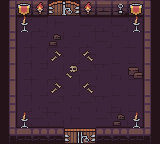

Tiled map render using the project's own tile images. Description and the whole map definition, tile-layer contents included, below:
An orthogonal 10x9 tile map with 16x16 px tiles, 2 tile layers (Tile Layer 1, Tile Layer 2) and 9 objects.

<map version="1.10" tiledversion="1.11.0" orientation="orthogonal" renderorder="right-down" width="10" height="9" tilewidth="16" tileheight="16" infinite="0" nextlayerid="4" nextobjectid="10">
 <tileset firstgid="1" source="Dungeon_Tileset.tsx" />
 <layer id="1" name="Tile Layer 1" width="10" height="9">
  <data encoding="csv">
1,2,3,12,15,2,3,4,5,6,
11,12,13,18,19,14,13,14,15,16,
21,22,7,8,7,8,9,10,25,26,
31,22,17,18,17,18,19,20,25,36,
11,22,7,8,27,28,29,30,25,16,
11,22,17,18,17,18,19,20,25,16,
21,22,27,28,27,28,29,30,25,26,
31,32,33,34,18,19,33,34,35,36,
41,42,43,44,32,35,43,44,45,46
</data>
 </layer>
 <layer id="2" name="Tile Layer 2" width="10" height="9">
  <data encoding="csv">
0,75,91,67,68,91,0,77,75,0,
0,94,0,0,0,0,0,0,94,0,
0,0,0,60,0,0,0,0,0,0,
0,0,0,2147483717,0,69,0,0,0,0,
0,0,0,0,78,0,0,0,50,0,
0,0,0,2147483717,0,69,0,0,0,0,
0,0,0,0,0,0,0,0,0,0,
0,94,0,0,0,0,0,60,94,0,
0,0,0,0,37,38,0,0,0,0
</data>
 </layer>
 <objectgroup id="3" name="Collader">
  <object id="1" x="0" y="16">
   <polygon points="0,0 160,0 160,-16 0,-16" />
  </object>
  <object id="2" x="0" y="144">
   <polygon points="0,0 16,0 16,-128 0,-128" />
  </object>
  <object id="3" x="16" y="144">
   <polygon points="0,0 136,0 136,-16 0,-16" />
  </object>
  <object id="4" x="144" y="128">
   <polygon points="0,0 8,0 8,-112 0,-112" />
  </object>
  <object id="5" x="132" y="24">
   <polygon points="0,0 4,4 0,8 8,8 4,4 8,0 4,-8 0,0" />
  </object>
  <object id="6" x="20" y="32">
   <polygon points="0,0 8,0 0,-8 4,-16 8,-8" />
  </object>
  <object id="7" x="20" y="120">
   <polygon points="0,0 4,-8 8,0 0,8 8,8" />
  </object>
  <object id="8" x="136" y="112">
   <polygon points="0,0 -4,8 4,16 -4,16 4,8" />
  </object>
  <object id="9" x="136" y="72">
   <polygon points="0,0 -4,4 -4,8 8,8 8,0" />
  </object>
 </objectgroup>
</map>
